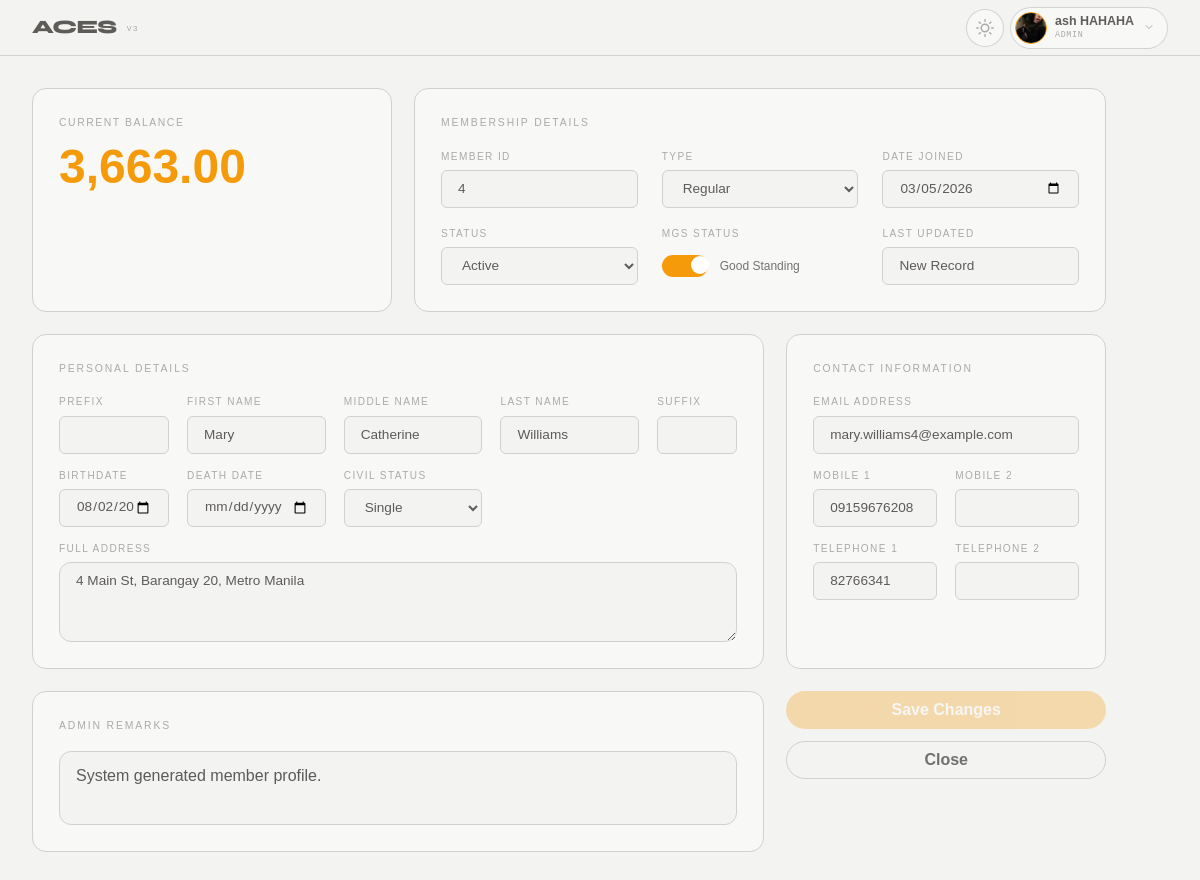
The page /index.php?page=member_view&member_id=4 (signed in) on the database its author committed.
### tables this page shows
CREATE TABLE `members` (
  `id` int(11) NOT NULL,
  `member_id` int(11) DEFAULT NULL,
  `membership_type` varchar(50) DEFAULT NULL,
  `username` varchar(50) DEFAULT NULL,
  `password` varchar(255) DEFAULT NULL,
  `first_name` varchar(100) DEFAULT NULL,
  `middle_name` varchar(100) DEFAULT NULL,
  `last_name` varchar(100) DEFAULT NULL,
  `email` varchar(150) DEFAULT NULL,
  `profile_picture` varchar(255) DEFAULT NULL,
  `prefix` varchar(20) DEFAULT NULL,
  `suffix` varchar(20) DEFAULT NULL,
  `birthdate` date DEFAULT NULL,
  `death_date` date DEFAULT NULL,
  `approval_date` datetime DEFAULT NULL,
  `balance` decimal(10,2) DEFAULT 0.00,
  `is_mgs` tinyint(1) DEFAULT 0,
  `remarks` text DEFAULT NULL,
  `role_id` int(11) DEFAULT NULL,
  `phone_number` varchar(20) DEFAULT NULL,
  `telephone_number` varchar(20) DEFAULT NULL,
  `civil_status` varchar(20) DEFAULT NULL,
  `address` text DEFAULT NULL,
  `status` enum('Active','Deceased','Delisted','On-Hold','Overdue','Under Litigation') NOT NULL DEFAULT 'Active',
  `phone_number_2` varchar(255) DEFAULT NULL,
  `telephone_number_2` varchar(255) DEFAULT NULL
);

### core/repository/member_repository.php (called while the page is built, shortened)
<?php
class MemberRepository
{
    private $db;
    public function __construct($db)
    {
        $this->db = $db;
    }
    public function findById($id)
    {
        $stmt = $this->db->prepare("SELECT * FROM members WHERE id = ?");
        $stmt->execute([(int)$id]);
        return $stmt->fetch(PDO::FETCH_ASSOC);
    }
}

### views/auth/admin/member_view.php (the view, shortened to what this page needs)
<?php
require_once 'core/repository/member_repository.php';
$db = (new DB())->connect();
$memberRepo = new MemberRepository($db);
$targetId = isset($_GET['member_id']) ? (int)$_GET['member_id'] : 0;
$m = $memberRepo->findById($targetId);
?>
<form method="POST" action="">
    <div class="pg-centered">
        <div class="mv">
            <div class="mv__grid">
                <section class="mv-card mv-card--balance">
                    <div class="mv-card__label">Current Balance</div>
                    <input type="text" class="mv-card__balance" name="balance" value="<?= number_format((float)$m['balance'], 2, '.', ',') ?>">
                </section>
                <section class="mv-card mv-card--membership">
                    <header class="mv-card__title">Membership Details</header>
                    <div class="mv-form" style="grid-template-columns: repeat(3, 1fr);">
                        <div class="mv-field">
                            <label class="mv-label">Member ID</label>
                            <input class="mv-input" name="member_id" value="<?= htmlspecialchars($m['member_id']) ?>" readonly>
                        </div>
                        <div class="mv-field">
                            <label class="mv-label">Type</label>
                            <select class="mv-input" name="membership_type">
                                <?php foreach (['Regular', 'Associate'] as $opt): ?>
                                    <option value="<?= $opt ?>" <?= $m['membership_type'] == $opt ? 'selected' : '' ?>><?= $opt ?></option>
                                <?php endforeach; ?>
                            </select>
                        </div>
                        <div class="mv-field">
                            <label class="mv-label">Date Joined</label>
                            <input type="date"
                                class="mv-input"
                                name="approval_date"
                                value="<?= !empty($m['approval_date']) ? date('Y-m-d', strtotime($m['approval_date'])) : '' ?>">
                        </div>
                        <div class="mv-field">
                            <label class="mv-label">Status</label>
                            <select class="mv-input" name="status">
                                <?php foreach (['Active', 'Deceased', 'Delisted', 'On-Hold', 'Overdue', 'Under Litigation'] as $opt): ?>
                                    <option value="<?= $opt ?>" <?= $m['status'] == $opt ? 'selected' : '' ?>><?= $opt ?></option>
                                <?php endforeach; ?>
                            </select>
                        </div>
                        <div class="mv-field">
                            <label class="mv-label">MGS Status</label>
                            <div style="display: flex; align-items: center; gap: 12px; height: 38px;">
                                <label class="mgs-switch">
                                    <span class="mgs-slider"></span>
                                </label>
                                <span class="mv-label" style="text-transform: none; color: var(--t2); letter-spacing: normal;">
                                    <?= ($m['is_mgs'] ?? 0) ? 'Good Standing' : 'Not in GS' ?>
                                </span>
                            </div>
                        </div>
                        <div class="mv-field">
                            <label class="mv-label">Last Updated</label>
                            <input class="mv-input" value="<?= !empty($m['updated_at']) ? date('M d, Y', strtotime($m['updated_at'])) : 'New Record' ?>" readonly title="Automatically tracked by system">
                        </div>
                    </div>
                </section>
                <section class="mv-card mv-card--personal">
                    <header class="mv-card__title">Personal Details</header>
                    <div class="mv-form mv-form--personal">
                        <div class="mv-field"><label class="mv-label">Prefix</label><input class="mv-input" name="prefix" value="<?= htmlspecialchars($m['prefix']) ?>"></div>
                        <div class="mv-field"><label class="mv-label">First Name</label><input class="mv-input" name="first_name" value="<?= htmlspecialchars($m['first_name']) ?>"></div>
                        <div class="mv-field"><label class="mv-label">Middle Name</label><input class="mv-input" name="middle_name" value="<?= htmlspecialchars($m['middle_name']) ?>"></div>
                        <div class="mv-field"><label class="mv-label">Last Name</label><input class="mv-input" name="last_name" value="<?= htmlspecialchars($m['last_name']) ?>"></div>
                        <div class="mv-field"><label class="mv-label">Suffix</label><input class="mv-input" name="suffix" value="<?= htmlspecialchars($m['suffix']) ?>"></div>
                        <div class="mv-field"><label class="mv-label">Birthdate</label><input type="date" class="mv-input" name="birthdate" value="<?= $m['birthdate'] ?>"></div>
                        <div class="mv-field"><label class="mv-label">Death Date</label><input type="date" class="mv-input" name="death_date" value="<?= $m['death_date'] ?>"></div>
                        <div class="mv-field">
                            <label class="mv-label">Civil Status</label>
                            <select class="mv-input" name="civil_status">
                                <?php foreach (['Single', 'Married', 'Widow'] as $opt): ?>
                                    <option value="<?= $opt ?>" <?= $m['civil_status'] == $opt ? 'selected' : '' ?>><?= $opt ?></option>
                                <?php endforeach; ?>
                            </select>
                        </div>
                        <div class="mv-field mv-field--full"><label class="mv-label">Full Address</label><textarea class="mv-input" name="address"><?= htmlspecialchars($m['address']) ?></textarea></div>
                    </div>
                </section>
                <section class="mv-card mv-card--contact">
                    <header class="mv-card__title">Contact Information</header>
                    <div class="mv-form">
                        <div class="mv-field mv-field--full"><label class="mv-label">Email Address</label><input class="mv-input" name="email" value="<?= htmlspecialchars($m['email']) ?>"></div>
                        <div class="mv-field"><label class="mv-label">Mobile 1</label><input class="mv-input" name="phone_number" value="<?= htmlspecialchars($m['phone_number']) ?>"></div>
                        <div class="mv-field"><label class="mv-label">Mobile 2</label><input class="mv-input" name="phone_number_2" value="<?= htmlspecialchars($m['phone_number_2'] ?? '') ?>"></div>
                        <div class="mv-field"><label class="mv-label">Telephone 1</label><input class="mv-input" name="telephone_number" value="<?= htmlspecialchars($m['telephone_number']) ?>"></div>
                        <div class="mv-field"><label class="mv-label">Telephone 2</label><input class="mv-input" name="telephone_number_2" value="<?= htmlspecialchars($m['telephone_number_2'] ?? '') ?>"></div>
                    </div>
                </section>
                <section class="mv-card mv-card--remarks">
                    <header class="mv-card__title">Admin Remarks</header>
                    <textarea class="mv-remarks" name="remarks"><?= htmlspecialchars($m['remarks']) ?></textarea>
                </section>
                <div class="mv-action-bar">
                    <button type="submit" name="save_member" class="mv-btn mv-btn--save">Save Changes</button>
                    <a href="index.php?page=dashboard" class="mv-btn mv-btn--close" style="text-align: center; text-decoration: none;">Close</a>
                </div>
            </div>
        </div>
    </div>
</form>

### assets/css/variables.css (style rules this page uses)
:root { --bg: #f3f3f2; --surface: #f8f8f7; --raised: #f0ede8; --rim: #e0dcd5; --gold: #f59b0a; --gold-dim: rgba(217, 142, 22, 0.1); --text: #1c1a17b2; --t2: rgba(26, 25, 23, 0.6); --t3: rgba(26, 25, 23, 0.35); --border: rgba(211, 209, 207, 1.0); --border2: rgba(0, 0, 0, 0.15); --danger: #d93d3d; --ok: #27a858; --font-main: 'Poppins', sans-serif; --font-heading: 'Syne', sans-serif; --font-mono: 'IBM Plex Mono', monospace; --status-active: #10b981; --status-deceased: #4b5563; --status-delisted: #ef4444; --status-hold: #3b82f6; --status-overdue: #f59e0b; --status-litigation: #8b5cf6; }

### assets/css/main.css (style rules this page uses)
html { transition: background-color 0.3s ease, color 0.3s ease; }
body { background-color: var(--bg); color: var(--text); }

### assets/css/member.css (style rules this page uses)
.mv { max-width: 1280px; margin: 0 auto; padding: 32px; }
.mv__grid { display: grid; grid-template-columns: 360px 0.85fr 320px; grid-template-rows: auto auto auto auto; gap: 22px; grid-template-areas: "balance membership membership" "personal personal contact" "remarks remarks action"; }
.mv-card { background: var(--surface); border: 1px solid var(--border); border-radius: 14px; padding: 26px; display: flex; flex-direction: column; }
.mv-card--balance { grid-area: balance; }
input.mv-card__balance { width: 100%; border: none; background: transparent; color: var(--gold); font-family: inherit; font-size: 3rem; font-weight: 800; padding: 0; outline: none; }
.mv-card--membership { grid-area: membership; }
.mv-card--personal { grid-area: personal; }
.mv-card--contact { grid-area: contact; }
.mv-card--contact .mv-form { display: grid; grid-template-columns: 1fr 1fr; gap: 14px 18px; }
.mv-card--remarks { grid-area: remarks; }
.mv-action-bar { grid-area: action; display: flex; flex-direction: column; gap: 12px; }
.mv-card__title { font-size: .65rem; letter-spacing: .18em; text-transform: uppercase; color: var(--t3); margin-bottom: 18px; }
.mv-card__label { font-size: .65rem; letter-spacing: .15em; text-transform: uppercase; color: var(--t3); }
.mv-card__balance { font-size: 3rem; font-weight: 700; color: var(--gold); font-family: var(--font-heading); }
.mv-form { display: grid; grid-template-columns: repeat(3, 1fr); gap: 14px 18px; }
.mv-form--personal { grid-template-columns: 110px 1fr 1fr 1fr 80px; }
.mv-field { display: flex; flex-direction: column; gap: 6px; min-width: 0; }
.mv-field--full { grid-column: 1 / -1; }
.mv-label { font-size: .63rem; letter-spacing: .14em; text-transform: uppercase; color: var(--t3); }
.mv-input { box-sizing: border-box; background: var(--bg); border: 1px solid var(--border); border-radius: 6px; height: 38px; padding: 8px 16px; font-size: .85rem; color: var(--text); font-family: var(--font-main); outline: none; }
.mgs-switch { position: relative; display: inline-block; width: 46px; height: 22px; flex-shrink: 0; }
.mv-card--membership .mv-form { grid-template-columns: repeat(3, 1fr); gap: 18px 24px; }
.mv-field span.mv-label { font-size: 0.75rem; font-weight: 500; }
.mgs-slider { position: absolute; cursor: pointer; top: 0; left: 0; right: 0; bottom: 0; background-color: var(--border); transition: .4s; border-radius: 24px; }
.mgs-slider:before { position: absolute; content: ""; height: 18px; width: 18px; left: 3px; bottom: 3px; background-color: white; transition: .4s; border-radius: 50%; }
input:checked+.mgs-slider { background-color: var(--gold); }
input:checked+.mgs-slider:before { transform: translateX(26px); }
textarea.mv-input { height: auto; min-height: 80px; resize: vertical; border-radius: 12px; }
.mv-remarks { flex: 1; padding: 12px 16px; background: var(--bg); border: 1px solid var(--border); border-radius: 12px; color: var(--text); font-family: var(--font-main); resize: none; }
.mv-btn { height: 38px; padding: 0 24px; border-radius: 50px; font-weight: 600; cursor: pointer; border: none; font-family: var(--font-main); display: flex; align-items: center; justify-content: center; }
.mv-btn--save { background: var(--gold); color: #fff; }
.mv-btn--save:disabled { opacity: 0.3; cursor: not-allowed; filter: none; }
.mv-btn--close { background: transparent; border: 1px solid var(--border); color: var(--t2); }

### rows shown on the page
members: balance "3,663.00", member_id "4", membership_type "Regular", approval_date "03/05/2026", status "Active", first_name "Mary", middle_name "Catherine", last_name "Williams", birthdate "08/02/2003", civil_status "Single", address "4 Main St, Barangay 20, Metro Manila", email "mary.williams4@example.com", phone_number "09159676208", telephone_number "82766341", remarks "System generated member profile."

### other values the page prints
$user['name'] "ash HAHAHA"
$user['role'] "ADMIN"
